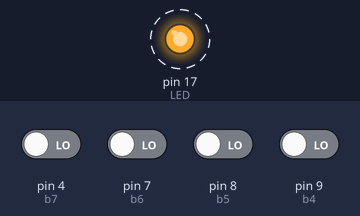
Recording of a sketch running on a simulated Arduino Uno, built with avr-gcc and run on an emulated ATmega328P. Shown: output pins drawn as LEDs (lit = HIGH). Dashed ring = blinking. The inputs (shaded band) are chosen by the test bench; at power-on: pin 4 (b7), pin 7 (b6), pin 8 (b5), pin 9 (b4) LOW. What the sketch prints to the serial monitor is not drawn.

Above: at 0.11 s.
Timing chart, 0 to 3.0 s (numbered marks = the images above):
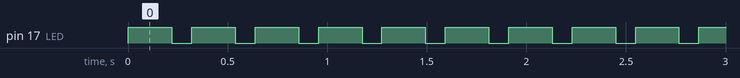

Measured:
- by itself, pin 17 (LED): alternates HIGH for 0.22 s and LOW for 0.10 s

The sketch:

RemoteControl_Remote.ino
```cpp
#include <IR.h>
#include <IRremote.h>
IR ir;
int LED = 17;
/*
//protoboard
int b0 = A3;
int b1 = A0;
int b2 = 14;
int b3 = 10;
int b4 = 9;
int b5 = 7;
int b6 = 4;
int b7 = 2;

/**/
//prototype
int b0 = 10;
int b1 = 16;
int b2 = A1;
int b3 = 15;
int b4 = 9;
int b5 = 8;
int b6 = 7;
int b7 = 4;

void setup()
{
  Serial.begin(9600);
  pinMode(LED,OUTPUT);
  pinMode(b0,INPUT);
  pinMode(b1,INPUT);
  pinMode(b2,INPUT);
  pinMode(b3,INPUT);
  pinMode(b4,INPUT);
  pinMode(b5,INPUT);
  pinMode(b6,INPUT);
  pinMode(b7,INPUT);
}
void loop() {
  int s0 = digitalRead(b0);
  int s1 = digitalRead(b1);
  int s2 = digitalRead(b2);
  int s3 = digitalRead(b3);
  int s4 = digitalRead(b4);
  int s5 = digitalRead(b5);
  int s6 = digitalRead(b6);
  int s7 = digitalRead(b7);
  /*
  Serial.print(s0); Serial.print(s1); Serial.print(s2);
  Serial.print(s3); Serial.print(s4); Serial.print(s5);
  Serial.print(s6); Serial.println(s7);
  */
  digitalWrite(LED,HIGH);
  if(s0 == HIGH){
    ir.sendMessage(0);
  }
  else if(s1 == HIGH){
    ir.sendMessage(1);
  }
  else if(s2 == HIGH){
    ir.sendMessage(2);
  }
  else if(s3 == HIGH){
    ir.sendMessage(3);
  }
  else if(s4 == HIGH){
    ir.sendMessage(4);
  }
  else if(s5 == HIGH){
    ir.sendMessage(5);
  }
  else if(s6 == HIGH){
    ir.sendMessage(6);
  }
  else if(s7 == HIGH){
    ir.sendMessage(7);
  }
  else{
    ir.sendMessage(8);
  }
  digitalWrite(LED,LOW);
  delay(100);
}
```
